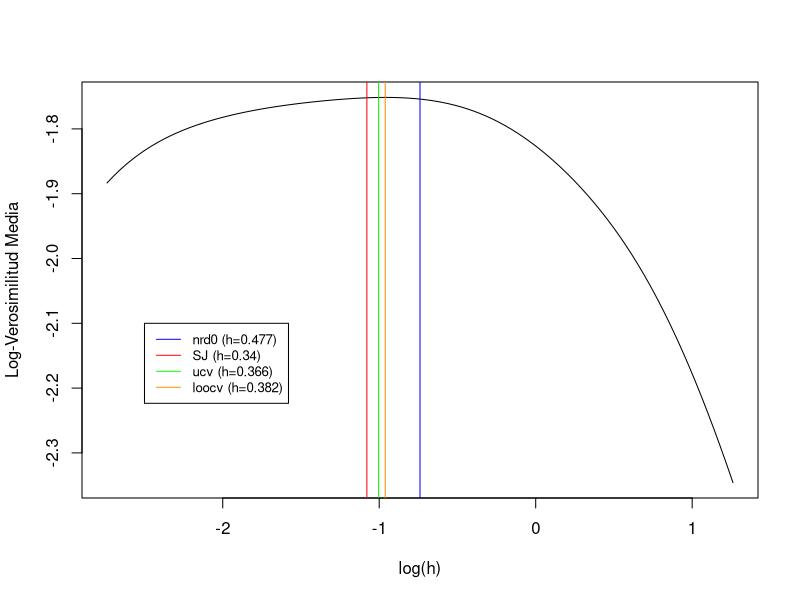
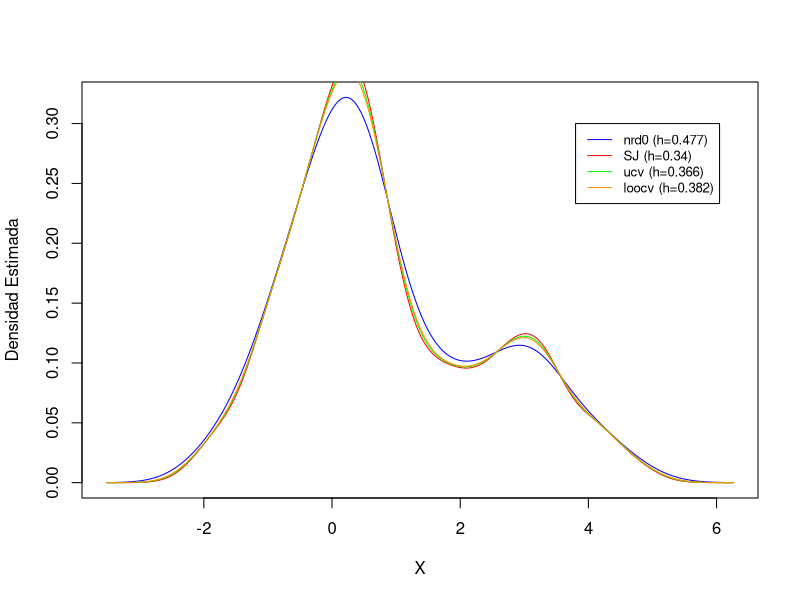
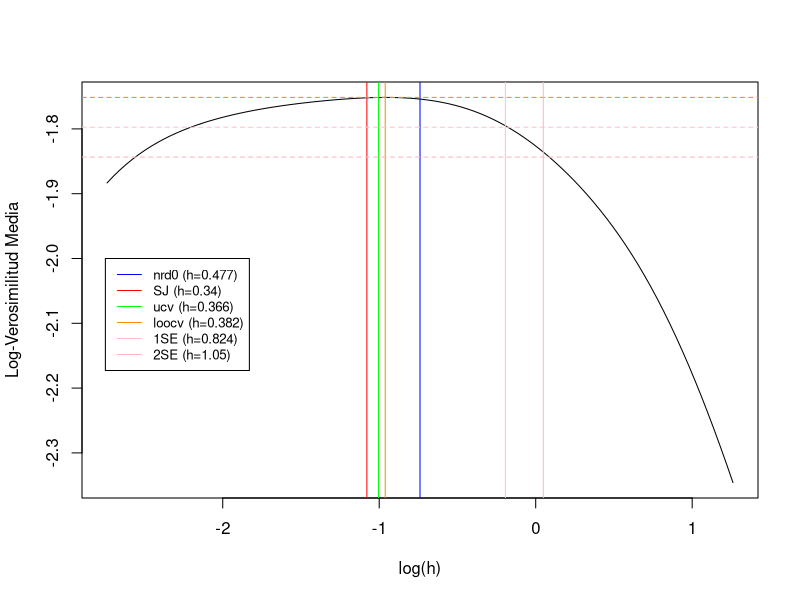
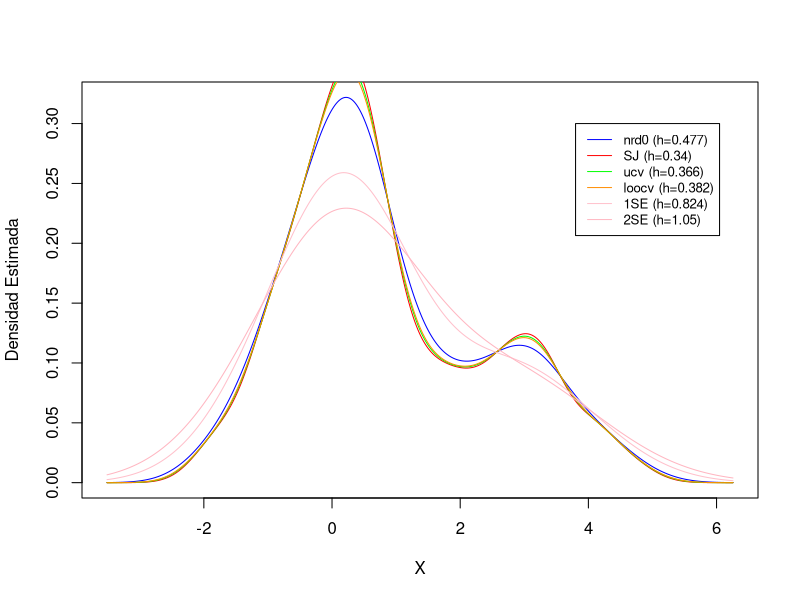

Here is the R script that generated these plots, in order:
## ---- chunk 1
knitr::opts_chunk$set(echo = TRUE)
## ---- chunk 2
hacer_kde <- function(x, h=1) {
  kde <- function(t) {
    ret <- vector("numeric", length(t))
    for (i in seq_along(t)) {
        ret[i] <- (1 / h) * mean(dnorm((t[i] - x) / h))
    }
    return(ret)
  }
}


bw.loocv <- function(x, grilla.h=NA, n.se=1) {
  if (any(is.na(grilla.h))) {
    grilla.h <- bw.nrd0(x) * exp(seq(-2, 2, length.out=100))
  }
  n.h <- length(grilla.h)
  n.x <- length(x)

  loglikes <- vector("numeric", n.h)
  loglikes.se <- vector("numeric", n.h)
  for(j in 1:n.h) {
    h_j <- grilla.h[j]
    lls = vector("numeric", n.x)  # l(log)l(ikelihood)s de cada estimador LOOCV
    for (i in 1:n.x) {
      loo_kde <- hacer_kde(x[-i], h_j)
      lls[i] = log(loo_kde(x[i]))
    }
    loglikes[j] <- mean(lls)
    loglikes.se[j] <- sd(lls)
  }
  j.opt=which.max(loglikes)
  h.CV=grilla.h[j.opt]
  h.nSE=max(
    grilla.h[
      loglikes >= loglikes[j.opt] - n.se * loglikes.se[j.opt] / sqrt(n.x)
    ]
  )
  return(
    list(
      grilla.h=grilla.h,
      loglikes=loglikes,
      loglikes.se=loglikes.se,
      h.CV=h.CV,
      h.nSE=h.nSE,
      n.se=n.se,
      j.opt=j.opt
    )
  )
}

muestra <- function(seed=1234, n=200) {
  set.seed(seed)
  binoms <- rbinom(n, size=1, p=0.75)
  return (
    binoms * rnorm(n, mean=0, sd=1)
    + (1 - binoms) * rnorm(n, mean=3.25, sd=sqrt(0.5))
  )
}
write.table(muestra(1234), "entrega1.txt", row.names=FALSE, col.names=FALSE)

## ---- chunk 3
x <- sort(muestra()) # Por practicidad para graficar, no cambia el resultado.
ret <- bw.loocv(x)
hs <- c(nrd0=bw.nrd0(x), SJ=bw.SJ(x), ucv=bw.ucv(x), loocv=ret$h.CV)
colores <- c(nrd0="blue", SJ="red", ucv="green", loocv="darkorange")
## ---- chunk 4
plot(log(ret$grilla.h), ret$loglikes, type="l", ylab="Log-Verosimilitud Media", xlab="log(h)")
for (name in names(hs)) {
  abline(v=log(hs[[name]]), col=colores[name])
}
etiquetas <- function(hs) { paste0(names(hs), " (h=", round(hs, 3), ")")}
legend(-2.5, -2.1, legend=etiquetas(hs), col=colores, lty=1, cex=0.8)

## ---- chunk 5
# 5.a
su_kde <- density(x)
sop = su_kde$x # density calcula un soporte conveniente para el kde
mi_kde <- hacer_kde(x, h=bw.nrd0(x))
plot(sop, su_kde$y, type="n", xlab="X", ylab="Densidad Estimada",)
for (name in names(hs)) {
  lines(sop, hacer_kde(x, hs[[name]])(sop), type="l", col=colores[name])
}
legend(3.8, 0.3, legend=etiquetas(hs), col=colores, lty=1, cex=0.8)
## ---- chunk 6
ll <- ret$loglikes[ret$j.opt]
ll.se <- ret$loglikes.se[ret$j.opt]
n.x <- length(x)
lls <- c(
  "loocv"=ll,
  "1SE"= ll - ll.se / sqrt(n.x),
  "2SE"= ll - 2 * ll.se / sqrt(n.x)
)
hs["1SE"] <- ret$h.nSE
hs["2SE"] <- bw.loocv(x, n.se=2)$h.nSE
plot(log(ret$grilla.h), ret$loglikes, type="l", ylab="Log-Verosimilitud Media", xlab="log(h)")
colores["1SE"] <- "pink"
colores["2SE"] <- "lightpink"
for (name in names(hs)) {
  abline(h=lls[name], col=colores[name], lty=2)
  abline(v=log(hs[name]), col=colores[name], lty=1)
}
legend(x=-2.75, y=-2, legend=etiquetas(hs), col=colores, lty=1, cex=0.8)
## ---- chunk 7
# Repito 5.a para todos los estimadores
su_kde <- density(x)
sop = su_kde$x # density calcula un soporte conveniente para el kde
mi_kde <- hacer_kde(x, h=bw.nrd0(x))
plot(sop, su_kde$y, type="n", xlab="X", ylab="Densidad Estimada")
for (name in names(hs)) {
  lines(sop, hacer_kde(x, hs[[name]])(sop), type="l", col=colores[name])
}
legend(3.8, 0.3, legend=etiquetas(hs), col=colores, lty=1, cex=0.8)
